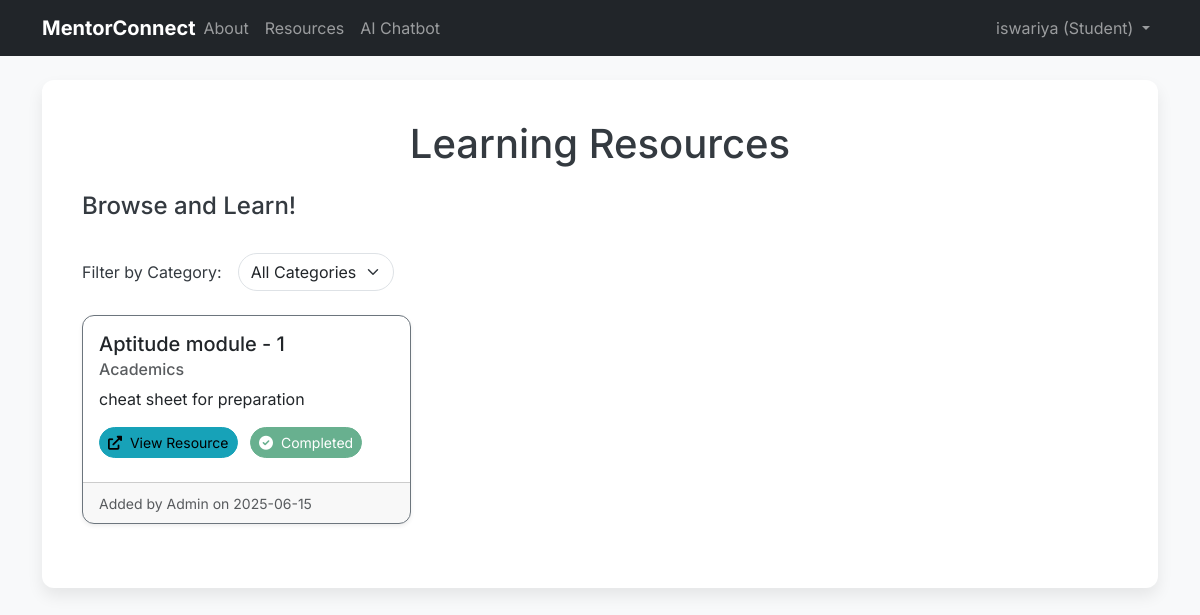
Page /resources (signed in) on the committed database.
### app/models.py (models this page shows, shortened)
class User(db.Model, UserMixin):
    id = db.Column(db.Integer, primary_key=True)
    username = db.Column(db.String(20), unique=True, nullable=False)
    email = db.Column(db.String(120), unique=True, nullable=False)
    password = db.Column(db.String(60), nullable=False)
    role = db.Column(db.String(10), nullable=False, default='student') # 'admin', 'mentor', 'student'
    bio = db.Column(db.Text, nullable=True)
    expertise_areas = db.Column(db.String(200), nullable=True)
    contact_preference = db.Column(db.String(50), nullable=True)
    last_login = db.Column(db.DateTime, nullable=True) # For streak and heatmap
    last_activity = db.Column(db.DateTime, nullable=True) # For general activity tracking
    mentor_id = db.Column(db.Integer, db.ForeignKey('user.id'), nullable=True)
    students = db.relationship('User', foreign_keys=[mentor_id], backref=db.backref('assigned_mentor', remote_side=[id]), lazy='dynamic')
    sent_messages = db.relationship('Message', foreign_keys='Message.sender_id', backref='sender', lazy='dynamic')
    received_messages = db.relationship('Message', foreign_keys='Message.receiver_id', backref='receiver', lazy='dynamic')
    sessions_logged_as_mentor = db.relationship(
        'SessionLog',
        foreign_keys='SessionLog.mentor_id',
        backref='mentor_of_session',
        lazy='dynamic'
    )
    created_resources = db.relationship('Resource', backref='creator', lazy='dynamic')
    quizzes_created = db.relationship('Quiz', backref='creator', lazy='dynamic')
    resource_completions = db.relationship('StudentResourceCompletion', backref='student_user', lazy='dynamic')
    quiz_attempts = db.relationship('QuizAttempt', backref='student_user', lazy='dynamic')
    def is_admin(self):
        return self.role == 'admin'
    def is_mentor(self):
        return self.role == 'mentor'
    def is_student(self):
        return self.role == 'student'
    @hybrid_property
    def daily_activity_dates(self):
        login_dates = [self.last_login.date()] if self.last_login else []
        resource_dates = [rc.completed_at.date() for rc in self.resource_completions.all()]
        quiz_dates = [qa.attempt_date.date() for qa in self.quiz_attempts.all()]
        all_dates = sorted(list(set(login_dates + resource_dates + quiz_dates)))
        activity_counts = {}
        for d in all_dates:
            activity_counts[d.isoformat()] = activity_counts.get(d.isoformat(), 0) + 1 # Simple count, can be weighted
        return activity_counts

class Resource(db.Model):
    id = db.Column(db.Integer, primary_key=True)
    title = db.Column(db.String(150), nullable=False)
    description = db.Column(db.Text, nullable=True)
    link_url = db.Column(db.String(255), nullable=True)
    category = db.Column(db.String(50), nullable=True)
    date_added = db.Column(db.DateTime, nullable=False, default=datetime.utcnow)
    user_id = db.Column(db.Integer, db.ForeignKey('user.id'), nullable=False) # Creator of the resource
    completions = db.relationship('StudentResourceCompletion', backref='resource_item', lazy='dynamic')

### app/routes.py (the view)
@main.route("/resources")
@login_required
def view_resources():
    category_filter = request.args.get('category')
    resources_query = Resource.query.order_by(Resource.date_added.desc())
    if category_filter and category_filter != 'All':
        resources_query = resources_query.filter_by(category=category_filter)
    resources = resources_query.all()
    categories = sorted(list(set([r.category for r in Resource.query.all() if r.category])))
    completed_resource_ids = []
    if current_user.is_authenticated:
        completed_resource_ids = [comp.resource_id for comp in current_user.resource_completions.all()]
    return render_template('resources.html', title='Learning Resources', resources=resources, categories=categories, selected_category=category_filter,
                           completed_resource_ids=completed_resource_ids)

### app/templates/resources.html (shortened to what this page needs)
{% extends "base.html" %}
{% block content %}
    <div class="content-section mb-4">
        <h1 class="mb-4 text-center">Learning Resources</h1>
        <div class="d-flex justify-content-between align-items-center mb-4">
            <h4>Browse and Learn!</h4>
        </div>
        <div class="mb-4">
            <form method="GET" action="{{ url_for('main.view_resources') }}" class="row g-3 align-items-center">
                <div class="col-auto">
                    <label for="categoryFilter" class="form-label mb-0">Filter by Category:</label>
                </div>
                <div class="col-auto">
                    <select class="form-select rounded-pill" id="categoryFilter" name="category" onchange="this.form.submit()">
                        <option value="">All Categories</option>
                    </select>
                </div>
            </form>
        </div>
        {% if not resources %}
            <p class="text-muted text-center">No resources available yet. Check back soon!</p>
        {% else %}
            <div class="row">
                {% for resource in resources %}
                    <div class="col-md-6 col-lg-4 mb-4">
                        <div class="card h-100 shadow-sm border-secondary">
                            <div class="card-body d-flex flex-column">
                                <h5 class="card-title">{{ resource.title }}</h5>
                                <h6 class="card-subtitle mb-2 text-muted">{{ resource.category }}</h6>
                                <p class="card-text">{{ resource.description | truncate(150) }}</p>
                                <div class="mt-auto">
                                    <a href="{{ resource.link_url }}" target="_blank" class="btn btn-info btn-sm rounded-pill me-2 mb-2">
                                        <i class="fas fa-external-link-alt me-1"></i> View Resource
                                    </a>
                                    {% if current_user.is_student() %}
                                        {% if resource.id in completed_resource_ids %}
                                            <button class="btn btn-success btn-sm rounded-pill mb-2" disabled>
                                                <i class="fas fa-check-circle me-1"></i> Completed
                                            </button>
                                        {% else %}
                                            <form action="{{ url_for('main.mark_resource_complete', resource_id=resource.id) }}" method="POST" class="d-inline">
                                                <button type="submit" class="btn btn-outline-success btn-sm rounded-pill mb-2">
                                                    <i class="fas fa-check-circle me-1"></i> Mark Complete
                                                </button>
                                            </form>
                                        {% endif %}
                                    {% endif %}
                                </div>
                            </div>
                            <div class="card-footer text-muted">
                                <small>Added by {{ resource.creator.username }} on {{ resource.date_added.strftime('%Y-%m-%d') }}</small>
                            </div>
                        </div>
                    </div>
                {% endfor %}
            </div>
        {% endif %}
    </div>
{% endblock content %}

### app/templates/base.html (shortened to what this page needs)
<!DOCTYPE html>
<html lang="en">
<head>
    <link href="https://cdn.jsdelivr.net/npm/bootstrap@5.3.0/dist/css/bootstrap.min.css" rel="stylesheet">
    <link rel="stylesheet" href="https://cdnjs.cloudflare.com/ajax/libs/font-awesome/6.0.0-beta3/css/all.min.css">
    <link rel="stylesheet" href="{{ url_for('static', filename='css/style.css') }}">
</head>
<body>
    <header class="site-header mb-4">
        <nav class="navbar navbar-expand-lg navbar-dark bg-dark">
            <div class="container">
                <a class="navbar-brand me-auto" href="{{ url_for('main.home') }}">MentorConnect</a>
                <div class="collapse navbar-collapse" id="navbarNav">
                    <ul class="navbar-nav me-auto">
                        <li class="nav-item">
                            <a class="nav-link" href="{{ url_for('main.about') }}">About</a>
                        </li>
                        <li class="nav-item">
                            <a class="nav-link" href="{{ url_for('main.view_resources') }}">Resources</a>
                        </li>
                        <li class="nav-item">
                            <a class="nav-link" href="{{ url_for('main.chatbot_page') }}">AI Chatbot</a>
                        </li>
                    </ul>
                    <ul class="navbar-nav">
                        {% if current_user.is_authenticated %}
                            <li class="nav-item dropdown">
                                <a class="nav-link dropdown-toggle" href="#" id="navbarDropdown" role="button" data-bs-toggle="dropdown" aria-expanded="false">
                                    {{ current_user.username }} ({{ current_user.role | capitalize }})
                                </a>
                            </li>
                        {% endif %}
                    </ul>
                </div>
            </div>
        </nav>
    </header>
    <main role="main" class="container">
        {% block content %}{% endblock %}
    </main>
</body>
</html>

### app/static/css/style.css (style rules this page uses)
body { font-family: 'Inter', sans-serif; background-color: #f8f9fa; color: #343a40; }
.site-header { margin-bottom: 2rem; }
.navbar-brand { font-weight: 700; }
.content-section { background: #ffffff; padding: 2.5rem; border-radius: 0.75rem; margin-bottom: 2rem; box-shadow: 0 0.5rem 1rem rgba(0, 0, 0, 0.08); }
.form-control, .form-select, .btn { border-radius: 0.5rem; }
.btn-success { background-color: #28a745; border-color: #28a745; }
.btn-info { background-color: #17a2b8; border-color: #17a2b8; }
.card { border-radius: 0.75rem; overflow: hidden; }

### rows in the picture
User: username "iswariya", role "Student"
Resource: title "Aptitude module - 1", category "Academics", description "cheat sheet for preparation", shows "Completed", creator.username "Admin", date_added "2025-06-15"
